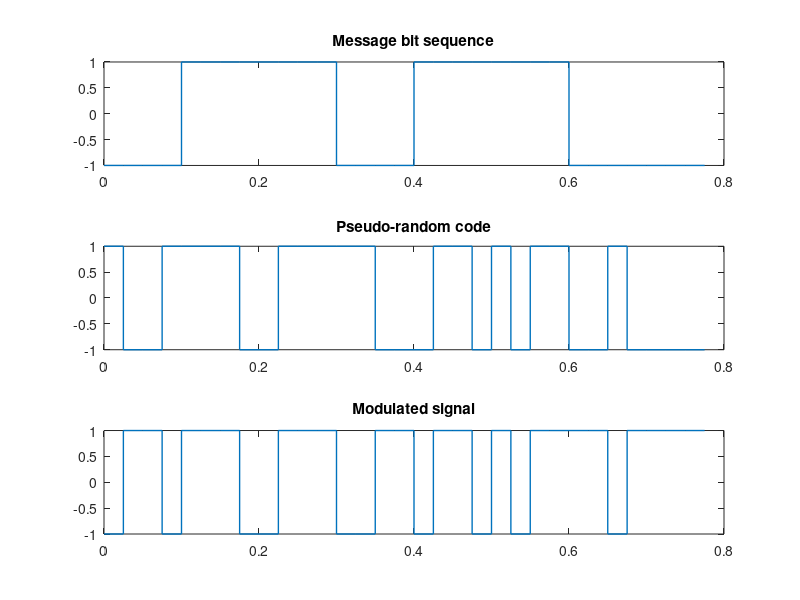
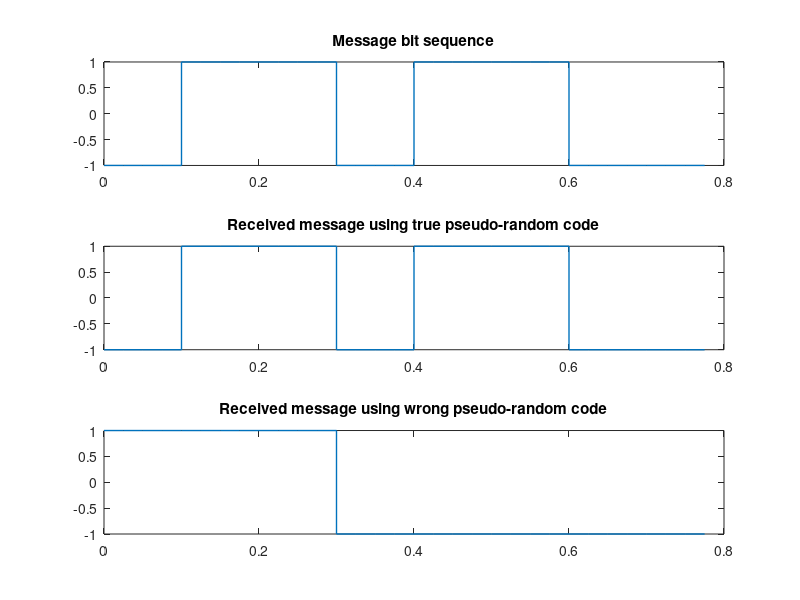
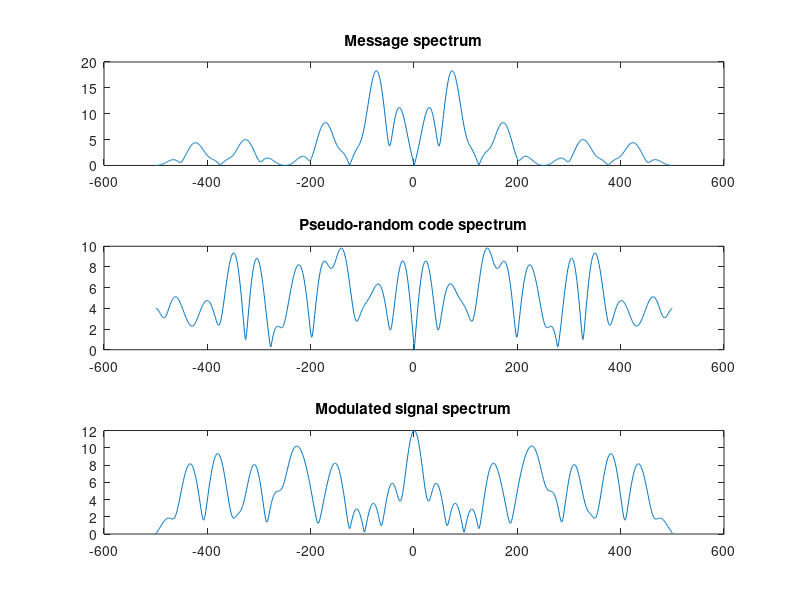
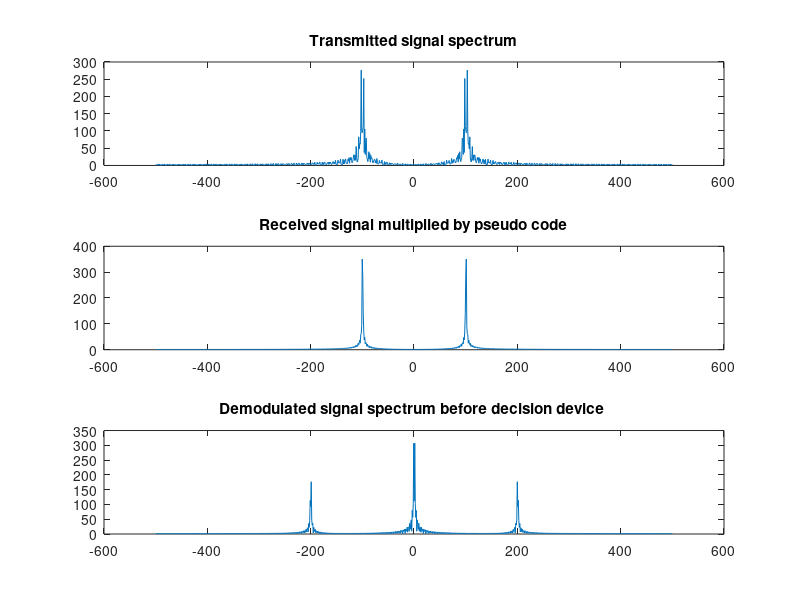

Here is the MATLAB script that generated these plots, in order:
clear all;
close all;
clc;

%% parameters
Fs = 1000;
fc = 100;
fp = 4;
bit_t = 0.1;

%% message generation with BPSK
m = [0 1 1 0 1 1 0 0];
for bit = 1:length(m)
   if(m(bit)==0)
        m(bit) = -1;
   end
end 

message = repmat(m,fp,1);
message = reshape(message,1,[]);

%% PN generation and multiply with message
pn_code = randi([0,1],1,length(m)*fp);

for bit = 1:length(pn_code)
   if(pn_code(bit)==0)
        pn_code(bit) = -1;
   end
end 

DSSS = message .* pn_code;

%% create carrier and multiply with encoded sequence
t = 0:1/Fs:(bit_t-1/Fs);
s0 = -1*cos(2*pi*fc*t);
s1 = cos(2*pi*fc*t);
carrier = [];
BPSK = [];
for i = 1:length(DSSS)
    if (DSSS(i) == 1)
        BPSK = [BPSK s1];
    elseif (DSSS(i) == -1)
        BPSK = [BPSK s0];
    end 
    carrier = [carrier s1];
end    

% figure("NAME", "BPSK modulated signal")
% plot(BPSK);

%% demodulation
rx =[];
for i = 1:length(pn_code)
    if(pn_code(i)==1)
        rx = [rx BPSK((((i-1)*length(t))+1):i*length(t))];
    else
        rx = [rx (-1)*BPSK((((i-1)*length(t))+1):i*length(t))];
    end    
end 

demod = rx .* carrier;
result = [];
for i = 1:length(m)
   x = length(t)*fp;
   cx = sum(carrier(((i-1)*x)+1:i*x).*demod(((i-1)*x)+1:i*x));
   if(cx>0)
       result = [result 1];
   else
       result = [result -1];
   end    
end    

pn_codeWrong = randi([0,1],1,length(m)*fp);
resultWrong = [];
rx2 =[];
for i = 1:length(pn_code)
    if(pn_codeWrong(i)==1)
        rx2 = [rx2 BPSK((((i-1)*length(t))+1):i*length(t))];
    else
        rx2 = [rx2 (-1)*BPSK((((i-1)*length(t))+1):i*length(t))];
    end    
end 

demod2 = rx2.*carrier;
for i = 1:length(m)
   x = length(t)*fp;
   cx = sum(carrier(((i-1)*x)+1:i*x).*demod2(((i-1)*x)+1:i*x));
   if(cx>0)
       resultWrong = [resultWrong 1];
   else
       resultWrong = [resultWrong -1];
   end    
end

message1 =  repmat(result,fp,1);
message1 =  reshape(message1,1,[]);
message2 =  repmat(resultWrong,fp,1);
message2 =  reshape(message2,1,[]);

%% Draw original message, PN code , encoded sequence on time domain
pn_size = length(pn_code);
tpn = linspace(0,length(m)*bit_t-bit_t/fp,pn_size);
tm = 0:bit_t/fp:length(m)*bit_t-bit_t/fp;

figure
subplot(311)
stairs(tm,message,'linewidth', 1)
title('Message bit sequence')
axis([0 length(m)*bit_t -1 1]);
subplot(312)
stairs(tpn,pn_code,'linewidth', 1)
title('Pseudo-random code');
axis([0 length(m)*bit_t -1 1]);
subplot(313)
stairs(tpn,DSSS,'linewidth', 1)
title('Modulated signal');
axis([0 length(m)*bit_t -1 1]);

figure
subplot(311)
stairs(tm,message,'linewidth', 1)
title('Message bit sequence')
axis([0 length(m)*bit_t -1 1]);
subplot(312)
stairs(tm,message1,'linewidth', 1)
title('Received message using true pseudo-random code')
axis([0 length(m)*bit_t -1 1]);
subplot(313)
stairs(tm,message2,'linewidth', 1)
title('Received message using wrong pseudo-random code')
axis([0 length(m)*bit_t -1 1]);

%% Draw original message, PN code , encoded sequence on frequency domain
f = linspace(-Fs/2,Fs/2,1024);
figure
subplot(311)
plot(f,abs(fftshift(fft(message,1024))),'linewidth',.5);
title('Message spectrum')
subplot(312)
plot(f,abs(fftshift(fft(pn_code,1024))),'linewidth',.5);
title('Pseudo-random code spectrum');
subplot(313)
plot(f,abs(fftshift(fft(DSSS,1024))),'linewidth',.5);
title('Modulated signal spectrum');
figure;
subplot(311)
plot(f,abs(fftshift(fft(BPSK,1024))),'linewidth',.5);
title('Transmitted signal spectrum');
subplot(312)
plot(f,abs(fftshift(fft(rx,1024))),'linewidth',.5);
title('Received signal multiplied by pseudo code');
subplot(313)
plot(f,abs(fftshift(fft(demod,1024))),'linewidth',.5);
title('Demodulated signal spectrum before decision device ');
